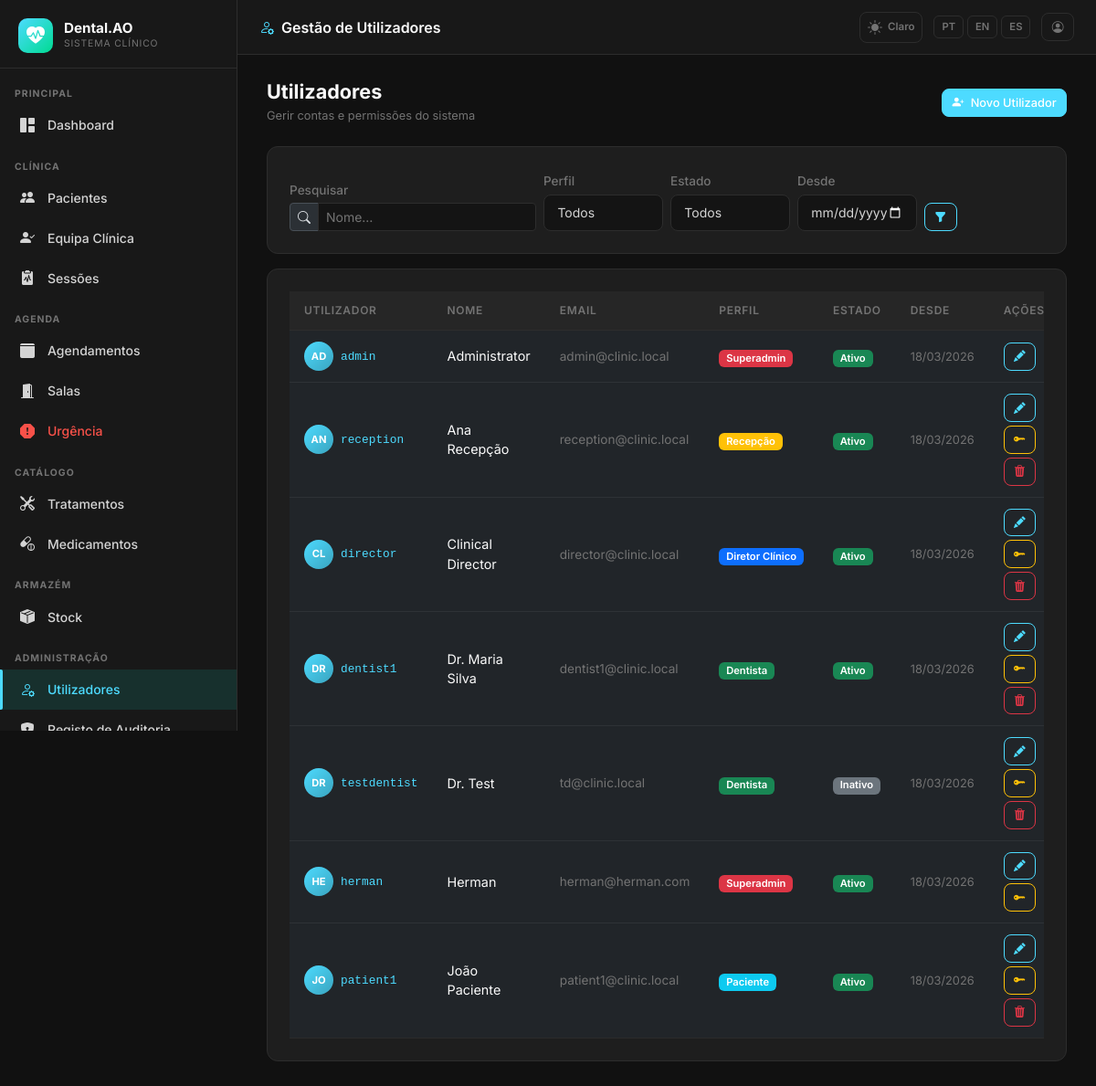
/admin/users (signed in), run on an earlier commit of the app's database.
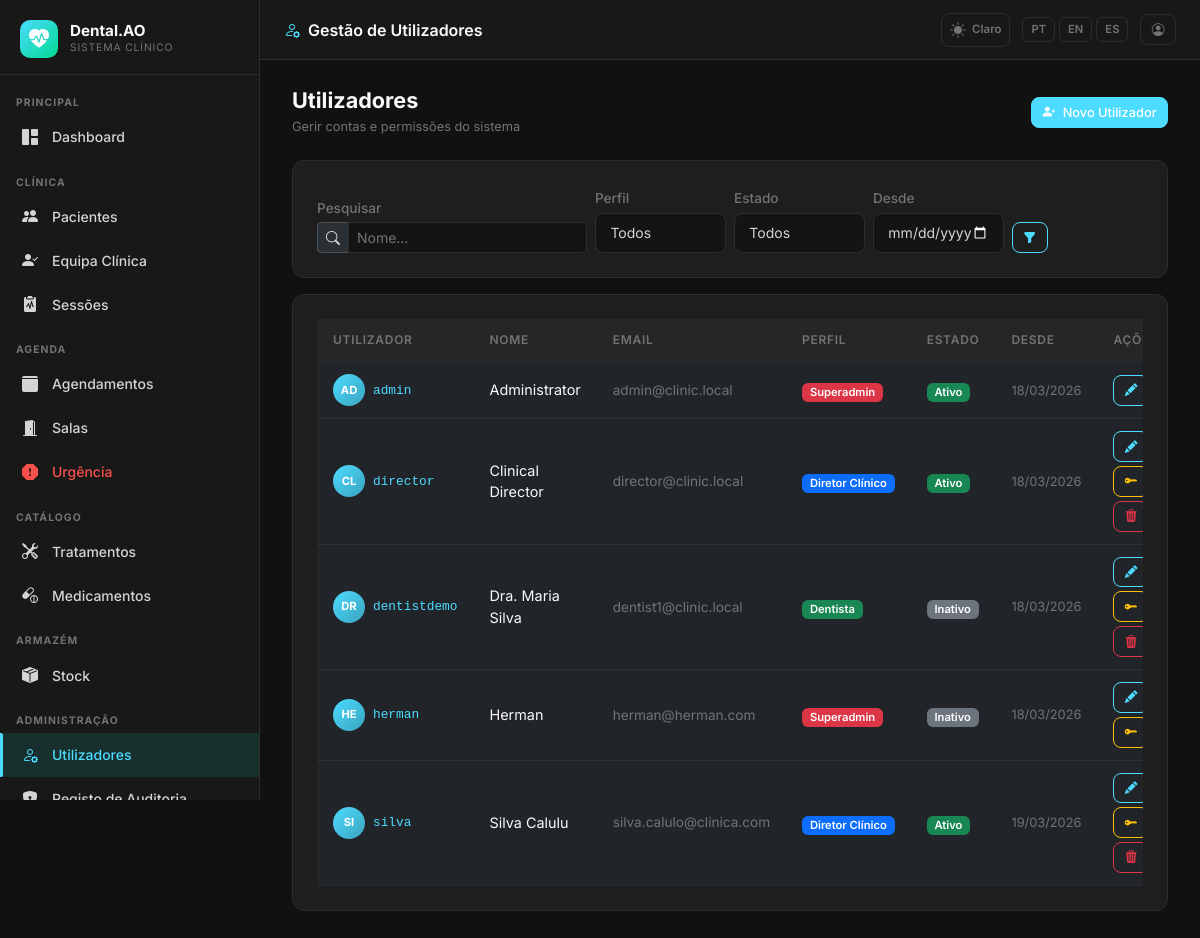
And on a later commit of the database.
### app/models.py (models this page shows, shortened)
class User(UserMixin, db.Model):
    __tablename__ = 'users'
    id = db.Column(db.Integer, primary_key=True)
    username = db.Column(db.String(80), unique=True, nullable=False, index=True)
    email = db.Column(db.String(120), unique=True, nullable=False)
    full_name = db.Column(db.String(200), nullable=False)
    role = db.Column(db.String(30), nullable=False, default=Role.PATIENT)
    password_hash = db.Column(db.String(256), nullable=False)
    is_active = db.Column(db.Boolean, default=True)
    signature_path = db.Column(db.String(500), nullable=True)
    phone = db.Column(db.String(30), nullable=True)
    specialty = db.Column(db.String(100), nullable=True)
    license_number = db.Column(db.String(50), nullable=True)
    created_at = db.Column(db.DateTime, default=lambda: datetime.now(timezone.utc))
    updated_at = db.Column(db.DateTime, default=lambda: datetime.now(timezone.utc),
                           onupdate=lambda: datetime.now(timezone.utc))
    sessions_as_dentist = db.relationship('ClinicalSession', foreign_keys='ClinicalSession.dentist_id',
                                           backref='dentist', lazy='dynamic')
    appointments_as_dentist = db.relationship('Appointment', foreign_keys='Appointment.dentist_id',
                                               backref='dentist', lazy='dynamic')
    role_definition = db.relationship('RoleDefinition',
                                       primaryjoin='User.role == RoleDefinition.name',
                                       foreign_keys='User.role',
                                       back_populates='users', lazy='select', uselist=False,
                                       viewonly=True)
    def role_display(self):
        role_map = {
            Role.SUPERADMIN: 'Superadmin',
            Role.CLINICAL_DIRECTOR: 'Diretor Clínico',
            Role.DENTIST: 'Dentista',
            Role.PATIENT: 'Paciente',
            Role.RECEPTION: 'Recepção',
        }
        return role_map.get(self.role, self.role)
    def role_badge_class(self):
        badge_map = {
            Role.SUPERADMIN: 'danger',
            Role.CLINICAL_DIRECTOR: 'primary',
            Role.DENTIST: 'success',
            Role.PATIENT: 'info',
            Role.RECEPTION: 'warning',
        }
        return badge_map.get(self.role, 'secondary')

### app/admin/routes.py (the view, shortened to what this page needs)
@admin_bp.route('/users')
@login_required
def users():
    if current_user.role not in _USERS_ALLOWED:
        abort(403)
    page        = request.args.get('page', 1, type=int)
    search      = request.args.get('q', '').strip()
    role_f      = request.args.get('role', '').strip()
    since_f     = request.args.get('since', '').strip()
    status_f    = request.args.get('status', '').strip()
    query = _user_list_query().order_by(User.full_name)
    if search:
        query = query.filter(User.full_name.ilike(f'%{search}%'))
    if role_f:
        query = query.filter(User.role == role_f)
    if status_f == 'active':
        query = query.filter(User.is_active == True)
    elif status_f == 'inactive':
        query = query.filter(User.is_active == False)
    users_page = query.paginate(page=page, per_page=20)
    return render_template('admin/users/index.html', users=users_page,
                           filter_role=role_f, filter_since=since_f, filter_status=status_f)

### app/__init__.py (called while the page is built)
def get_locale():
    lang = session.get('lang')
    if lang in ['pt', 'en', 'es']:
        return lang
    return 'pt'

### app/admin/routes.py (called while the page is built)
def _user_list_query():
    view_filter = _ROLE_CAN_VIEW.get(current_user.role)
    q = User.query
    if view_filter is not None:
        q = q.filter(User.role.in_(view_filter))
    return q

### app/models.py (called while the page is built)
    @classmethod
    def all_as_dict(cls):
        stored = {s.key: s.value for s in cls.query.all()}
        result = dict(cls._DEFAULTS)
        result.update(stored)
        return result

### app/templates/admin/users/index.html (shortened to what the changed rows need)
{% extends "base.html" %}
{% block content %}
<div class="dc-page-header">
  <div>
    {% if current_user.role in ['dentist', 'reception'] %}
    <h1>{{ _('Pacientes') }}</h1>
    <p>{{ _('Gerir contas de acesso dos pacientes') }}</p>
    {% else %}
    <h1>{{ _('Utilizadores') }}</h1>
    {% endif %}
  </div>
</div>
{% if users.items %}
<div class="dc-card usr-table-wrap">
  <div class="table-responsive">
    <table class="table mb-0">
      <thead>
        <tr>
          <th>{{ _('Utilizador') }}</th>
          <th>{{ _('Nome') }}</th>
          <th class="d-none d-md-table-cell">{{ _('Email') }}</th>
          <th>{{ _('Perfil') }}</th>
          <th>{{ _('Estado') }}</th>
          <th class="d-none d-md-table-cell">{{ _('Desde') }}</th>
          <th>{{ _('Ações') }}</th>
        </tr>
      </thead>
      <tbody>
        {% for u in users.items %}
        <tr>
          <td>
            <div class="d-flex align-items-center gap-2">
              <div class="dc-user-avatar" style="width:32px;height:32px;font-size:.7rem">
                {{ u.full_name[:2].upper() }}
              </div>
              <code style="color:var(--dc-primary);font-size:.8rem">{{ u.username }}</code>
            </div>
          </td>
          <td style="font-size:.9rem;color:var(--dc-white)">{{ u.full_name }}</td>
          <td class="d-none d-md-table-cell" style="font-size:.85rem;color:var(--dc-text-muted)">{{ u.email }}</td>
          <td>
            <span class="badge bg-{{ u.role_badge_class() }}">{{ u.role_display() }}</span>
          </td>
          <td>
            <span class="badge bg-{% if u.is_active %}success{% else %}secondary{% endif %}">
              {{ _('Ativo') if u.is_active else _('Inativo') }}
            </span>
          </td>
          <td class="d-none d-md-table-cell" style="font-size:.8rem;color:var(--dc-text-muted)">
            {{ u.created_at.strftime('%d/%m/%Y') if u.created_at else '—' }}
          </td>
          <td>
            <div class="d-flex gap-1 flex-wrap">
              <a href="{{ url_for('admin.edit_user', id=u.id) }}"
                 class="btn btn-sm btn-outline-primary" title="{{ _('Editar') }}">
                <i class="bi bi-pencil-fill"></i>
              </a>
              {% if current_user.role in ['superadmin', 'clinical_director'] and u.id != current_user.id %}
                {% if not (current_user.role == 'clinical_director' and u.role == 'superadmin') %}
                <button type="button"
                        class="btn btn-sm btn-outline-warning"
                        title="{{ _('Redefinir Senha') }}"
                        data-bs-toggle="modal"
                        data-bs-target="#resetPwModal"
                        data-uid="{{ u.id }}"
                        data-uname="{{ u.full_name }}">
                  <i class="bi bi-key-fill"></i>
                </button>
                {% endif %}
              {% endif %}
              {% if current_user.role == 'superadmin' and u.id != current_user.id and u.role != 'superadmin' %}
              <button type="button"
                      class="btn btn-sm btn-outline-danger"
                      title="{{ _('Eliminar Utilizador') }}"
                      data-bs-toggle="modal"
                      data-bs-target="#deleteUserModal"
                      data-uid="{{ u.id }}"
                      data-uname="{{ u.full_name }}"
                      data-urole="{{ u.role }}"
                      data-haspatients="{{ 'true' if u.role in ['dentist','clinical_director'] else 'false' }}">
                <i class="bi bi-trash3-fill"></i>
              </button>
              {% endif %}
            </div>
          </td>
        </tr>
        {% else %}
        <tr>
          <td colspan="7" class="text-center py-5" style="color:var(--dc-text-muted)">
            {{ _('Nenhum utilizador encontrado') }}
          </td>
        </tr>
        {% endfor %}
      </tbody>
    </table>
  </div>
</div>
{% else %}
<div class="dc-card text-center py-5" style="color:var(--dc-text-muted)">
  {{ _('Nenhum utilizador encontrado') }}
</div>
{% endif %}
{% endblock %}

What changed in the data, as far as the page shows it:
removed User: full_name "AN", username "reception", full_name "Ana Recepção", email "reception@clinic.local", role_display "Recepção", created_at "18/03/2026"
removed User: full_name "DR", username "testdentist", full_name "Dr. Test", email "td@clinic.local", role_display "Dentista", created_at "18/03/2026"
removed User: full_name "JO", username "patient1", full_name "João Paciente", email "patient1@clinic.local", role_display "Paciente", created_at "18/03/2026"
changed User "dentist1@clinic.local": username "dentist1" → "dentistdemo"; full_name "Dr. Maria Silva" → "Dra. Maria Silva"; is_active "Ativo" → "Inativo"
changed User "Herman": is_active "Ativo" → "Inativo"
added User: full_name "SI", username "silva", full_name "Silva Calulu", email "silva.calulo@clinica.com", role_display "Diretor Clínico", created_at "19/03/2026"
